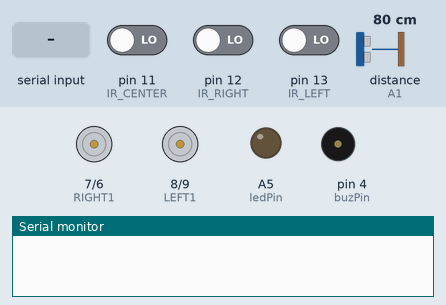
Simulated run of this sketch. Board: Arduino Uno, built with avr-gcc and run on an emulated ATmega328P. Parts: motor-driver pin pairs drawn as motors (green arrow = first pin HIGH = forward, orange = second pin HIGH = backward, longer = more drive, scaled by the enable pin), output pins drawn as LEDs (lit = HIGH), buzzer (waves = sounding, pin HIGH), the last lines printed to the serial monitor. Inputs (shaded band) come from the test bench; at power-on: distance to the obstacle (sensor on A1) 80 cm, pin 11 (IR_CENTER) LOW, pin 12 (IR_RIGHT) LOW, pin 13 (IR_LEFT) LOW. The echo pulse lasts 58.3 µs per cm; pins used as bus, display or sensor lines are not drawn.

Above: at 1.2 s.
1.3 s: "X" received over the second serial link
At 1.8 s:
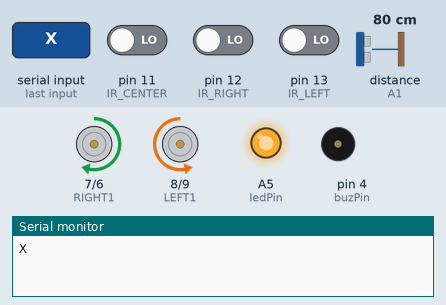
2.8 s: distance to the obstacle (sensor on A1) set to 27 cm
4.3 s: distance to the obstacle (sensor on A1) set to 21 cm
At 4.45 s:
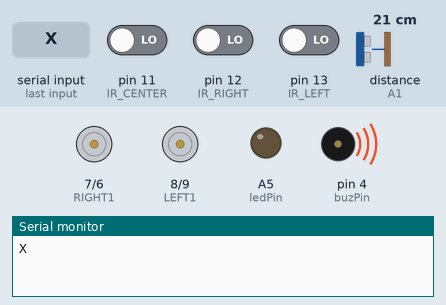
Timing chart, 0 to 7.3 s (numbered marks = the images above; inputs shaded):
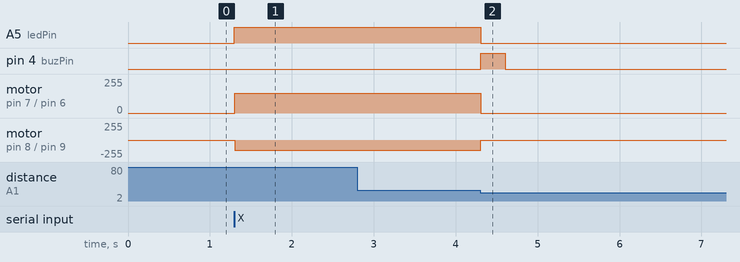

Measured:
- the behaviour switches between 25 and 24 cm on distance to the obstacle (sensor on A1) (found by bisection; images 1 and 2)
- after the input at 1.3 s, A5 (ledPin): LOW → HIGH at once; motor on pin 7 (RIGHT1) / pin 6 (RIGHT2): stopped → forward 150/255 at once; motor on pin 8 (LEFT1) / pin 9 (LEFT2): stopped → backward 150/255 at once
- after the input at 2.8 s, every drawn part: stays the same
- after the input at 4.3 s, A5 (ledPin): HIGH → LOW at once; pin 4 (buzPin): LOW → HIGH at once, → LOW 0.30 s later; motor on pin 7 (RIGHT1) / pin 6 (RIGHT2): forward 150/255 → stopped at once; motor on pin 8 (LEFT1) / pin 9 (LEFT2): backward 150/255 → stopped at once

The sketch:

midterm.ino
```cpp
#include <SoftwareSerial.h>

// 接收藍牙指令的變數
char command;

// 模式切換變數 (false = 藍牙手動, true = 紅外線自動循跡)
bool isAutoMode = false;

// 左馬達控制設定 (對應 L298N)
const byte LEFT1 = 8;    // IN1
const byte LEFT2 = 9;    // IN2
const byte LEFT_PWM = 10;

// 右馬達控制設定 (對應 L298N)
const byte RIGHT1 = 7;   // IN3
const byte RIGHT2 = 6;   // IN4
const byte RIGHT_PWM = 5;

// 循跡紅外線感測器腳位 (左中右)
const int IR_LEFT = 13;
const int IR_CENTER = 11;
const int IR_RIGHT = 12;

// 超音波感測器腳位 (使用類比腳位當數位腳位用)
const int trigPin = A0;
const int echoPin = A1;
const int stopDistance = 25; // 設定安全停止距離為 25 公分

// LED 與 蜂鳴器
const int ledPin = A5;
const int buzPin = 4;

// 設定預設速度
int valSpeed = 150;

int melody[] = { 523, 587, 659, 698, 784, 880, 988, 1047 };
int duration = 500;

// 建立 Software Serial (RX=2, TX=3)
SoftwareSerial BT(2, 3);

void setup() {
  Serial.begin(9600);
  BT.begin(115200);

  pinMode(LEFT1, OUTPUT); pinMode(LEFT2, OUTPUT); pinMode(LEFT_PWM, OUTPUT);
  pinMode(RIGHT1, OUTPUT); pinMode(RIGHT2, OUTPUT); pinMode(RIGHT_PWM, OUTPUT);
  pinMode(ledPin, OUTPUT); pinMode(buzPin, OUTPUT);

  pinMode(IR_LEFT, INPUT);
  pinMode(IR_CENTER, INPUT);
  pinMode(IR_RIGHT, INPUT);

  // 設定超音波腳位
  pinMode(trigPin, OUTPUT);
  pinMode(echoPin, INPUT);

  // 初始確保燈是關的
  digitalWrite(ledPin, LOW);
  stopMotor();
}

void loop() {
  // 1. 優先處理藍牙指令
  if (BT.available()) {
    command = BT.read();
    Serial.println(command);

    // --- 【全局指令區：任何模式下都有效】 ---
    if (command == 'X') {
      isAutoMode = true;  // 開啟自動循跡
      digitalWrite(ledPin, HIGH); // ★ 進入循跡模式，亮燈
    }
    else if (command == 'x') {
      isAutoMode = false; // 回到藍牙控制
      stopMotor();        // 切換回藍牙時先讓車子停下安全
      digitalWrite(ledPin, LOW);  // ★ 退出循跡模式，關燈
    }
    // 判斷速度調整 (0~9)
    else if (command >= '0' && command <= '9') {
      switch (command) {
        case '0': valSpeed = 0;   break;
        case '1': valSpeed = 25;  break;
        case '2': valSpeed = 50;  break;
        case '3': valSpeed = 75;  break;
        case '4': valSpeed = 100; break;
        case '5': valSpeed = 115; break;
        case '6': valSpeed = 150; break;
        case '7': valSpeed = 175; break;
        case '8': valSpeed = 200; break;
        case '9': valSpeed = 255; break;
      }
    }

    // --- 【手動指令區：只有在藍牙手動模式才有效】 ---
    if (!isAutoMode) {
      switch (command) {
        case 'F': forward(); break;   // 前進
        case 'B': backward(); break;  // 後退
        case 'L': turnLeft(); break;  // 左轉
        case 'R': turnRight(); break; // 右轉
        case 'S': stopMotor(); break; // 停止

        case 'Y': // 蜂鳴器
          digitalWrite(buzPin, HIGH); delay(500); digitalWrite(buzPin, LOW);
          break;
      }
    }
  }

  // 2. 如果是「自動循跡模式」，先測距再循跡
  if (isAutoMode) {
    float distance = getDistance(); // 取得距離

    // 如果距離小於安全值且讀數有效
    if (distance > 0 && distance < stopDistance) {
      isAutoMode = false; // 強制切回手動模式
      stopMotor();        // 立刻煞車
      digitalWrite(ledPin, LOW); // ★ 避障觸發切回手動，關燈

      // 蜂鳴器發出警告音提醒已切換模式
      digitalWrite(buzPin, HIGH);
      delay(300);
      digitalWrite(buzPin, LOW);
    } else {
      lineTracking(); // 距離安全，繼續循跡
    }
  }
}

// --- 取得超音波距離函式 ---
float getDistance() {
  digitalWrite(trigPin, LOW);
  delayMicroseconds(2);
  digitalWrite(trigPin, HIGH);
  delayMicroseconds(10);
  digitalWrite(trigPin, LOW);

  // 加上 timeout 避免沒收到回音時程式卡死 (30000us 約等於 5 公尺)
  long duration = pulseIn(echoPin, HIGH, 30000);

  if (duration == 0) return 999; // 沒量到東西回傳大數值
  return (duration / 2.0) / 29.1;
}

// --- 循跡邏輯函式 ---
void lineTracking() {
  int L = digitalRead(IR_LEFT);
  int C = digitalRead(IR_CENTER);
  int R = digitalRead(IR_RIGHT);

  if (C == 0 && R == 0 && L == 0) {
    forward();
  } else if (R == 1 && C == 1) {
    turnLeft();
    delay(20);
    forward();
    delay(10);
  } else if (L == 1 && C == 1) {
    turnRight();
    delay(20);
    forward();
    delay(10);
  } else if (R == 1){
    turnLeft();
  } else if (L == 1){
    turnRight();
  } else {
    forward();
  }
}

// --- 馬達動作函式 ---

void forward() {
  digitalWrite(LEFT1, LOW); digitalWrite(LEFT2, HIGH); analogWrite(LEFT_PWM, valSpeed);
  digitalWrite(RIGHT1, HIGH); digitalWrite(RIGHT2, LOW); analogWrite(RIGHT_PWM, valSpeed);
}

void backward() {
  digitalWrite(LEFT1, HIGH); digitalWrite(LEFT2, LOW); analogWrite(LEFT_PWM, valSpeed);
  digitalWrite(RIGHT1, LOW); digitalWrite(RIGHT2, HIGH); analogWrite(RIGHT_PWM, valSpeed);
}

void turnLeft() {
  digitalWrite(LEFT1, LOW); digitalWrite(LEFT2, HIGH); analogWrite(LEFT_PWM, valSpeed);
  digitalWrite(RIGHT1, LOW); digitalWrite(RIGHT2, HIGH); analogWrite(RIGHT_PWM, valSpeed);
}

void turnRight() {
  digitalWrite(LEFT1, HIGH); digitalWrite(LEFT2, LOW); analogWrite(LEFT_PWM, valSpeed);
  digitalWrite(RIGHT1, HIGH); digitalWrite(RIGHT2, LOW); analogWrite(RIGHT_PWM, valSpeed);
}

void stopMotor() {
  analogWrite(LEFT_PWM, 0);
  analogWrite(RIGHT_PWM, 0);
}
```
